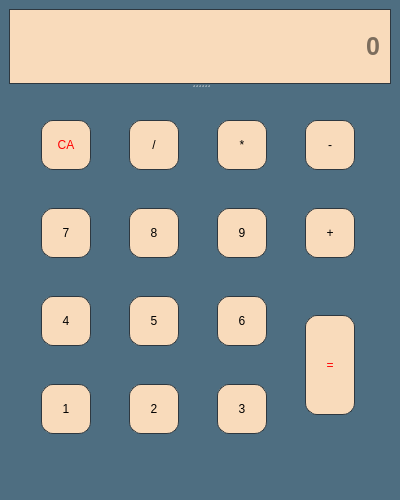
<?xml version="1.0" encoding="UTF-8"?>
<ui version="4.0">
 <class>MainWindow</class>
 <widget class="QMainWindow" name="MainWindow">
  <property name="geometry">
   <rect>
    <x>0</x>
    <y>0</y>
    <width>400</width>
    <height>500</height>
   </rect>
  </property>
  <property name="minimumSize">
   <size>
    <width>400</width>
    <height>500</height>
   </size>
  </property>
  <property name="maximumSize">
   <size>
    <width>400</width>
    <height>500</height>
   </size>
  </property>
  <property name="sizeIncrement">
   <size>
    <width>1</width>
    <height>1</height>
   </size>
  </property>
  <property name="font">
   <font>
    <family>Berlin Sans FB Demi</family>
    <weight>75</weight>
    <bold>true</bold>
   </font>
  </property>
  <property name="windowTitle">
   <string>MainWindow</string>
  </property>
  <property name="styleSheet">
   <string notr="true">background-color: #4E6E81;
</string>
  </property>
  <widget class="QWidget" name="centralwidget">
   <layout class="QVBoxLayout" name="verticalLayout">
    <item>
     <widget class="QSplitter" name="splitter">
      <property name="orientation">
       <enum>Qt::Vertical</enum>
      </property>
      <widget class="QLineEdit" name="lineEdit">
       <property name="minimumSize">
        <size>
         <width>0</width>
         <height>75</height>
        </size>
       </property>
       <property name="maximumSize">
        <size>
         <width>16777215</width>
         <height>75</height>
        </size>
       </property>
       <property name="mouseTracking">
        <bool>false</bool>
       </property>
       <property name="styleSheet">
        <string notr="true">border: 1px solid rgb(46, 56, 64);
background-color: #F9DBBB;
font-weight: 600;
font-size: 25px;
padding-right: 8px;</string>
       </property>
       <property name="cursorPosition">
        <number>0</number>
       </property>
       <property name="alignment">
        <set>Qt::AlignRight|Qt::AlignTrailing|Qt::AlignVCenter</set>
       </property>
       <property name="placeholderText">
        <string notr="true" comment="0" extracomment="0"> 0</string>
       </property>
      </widget>
      <widget class="QWidget" name="">
       <layout class="QGridLayout" name="gridLayout">
        <item row="0" column="2">
         <widget class="QPushButton" name="Button_mult">
          <property name="minimumSize">
           <size>
            <width>50</width>
            <height>50</height>
           </size>
          </property>
          <property name="maximumSize">
           <size>
            <width>50</width>
            <height>50</height>
           </size>
          </property>
          <property name="autoFillBackground">
           <bool>false</bool>
          </property>
          <property name="styleSheet">
           <string notr="true">border-radius: 12px;background-color: #F9DBBB;
border: 1px solid rgb(46, 56, 64);</string>
          </property>
          <property name="text">
           <string>*</string>
          </property>
         </widget>
        </item>
        <item row="0" column="3">
         <widget class="QPushButton" name="Button_minus">
          <property name="minimumSize">
           <size>
            <width>50</width>
            <height>50</height>
           </size>
          </property>
          <property name="maximumSize">
           <size>
            <width>50</width>
            <height>50</height>
           </size>
          </property>
          <property name="autoFillBackground">
           <bool>false</bool>
          </property>
          <property name="styleSheet">
           <string notr="true">border-radius: 12px;background-color: #F9DBBB;
border: 1px solid rgb(46, 56, 64);</string>
          </property>
          <property name="text">
           <string>-</string>
          </property>
         </widget>
        </item>
        <item row="1" column="2">
         <widget class="QPushButton" name="Button_9">
          <property name="minimumSize">
           <size>
            <width>50</width>
            <height>50</height>
           </size>
          </property>
          <property name="maximumSize">
           <size>
            <width>50</width>
            <height>50</height>
           </size>
          </property>
          <property name="autoFillBackground">
           <bool>false</bool>
          </property>
          <property name="styleSheet">
           <string notr="true">border-radius: 12px;background-color: #F9DBBB;
border: 1px solid rgb(46, 56, 64);</string>
          </property>
          <property name="text">
           <string>9</string>
          </property>
         </widget>
        </item>
        <item row="1" column="0">
         <widget class="QPushButton" name="Button_7">
          <property name="minimumSize">
           <size>
            <width>50</width>
            <height>50</height>
           </size>
          </property>
          <property name="maximumSize">
           <size>
            <width>50</width>
            <height>50</height>
           </size>
          </property>
          <property name="autoFillBackground">
           <bool>false</bool>
          </property>
          <property name="styleSheet">
           <string notr="true">border-radius: 12px;background-color: #F9DBBB;
border: 1px solid rgb(46, 56, 64);</string>
          </property>
          <property name="text">
           <string>7</string>
          </property>
         </widget>
        </item>
        <item row="1" column="1">
         <widget class="QPushButton" name="Button_8">
          <property name="minimumSize">
           <size>
            <width>50</width>
            <height>50</height>
           </size>
          </property>
          <property name="maximumSize">
           <size>
            <width>5</width>
            <height>50</height>
           </size>
          </property>
          <property name="autoFillBackground">
           <bool>false</bool>
          </property>
          <property name="styleSheet">
           <string notr="true">border-radius: 12px;background-color: #F9DBBB;
border: 1px solid rgb(46, 56, 64);</string>
          </property>
          <property name="text">
           <string>8</string>
          </property>
         </widget>
        </item>
        <item row="3" column="1">
         <widget class="QPushButton" name="Button_2">
          <property name="minimumSize">
           <size>
            <width>50</width>
            <height>50</height>
           </size>
          </property>
          <property name="maximumSize">
           <size>
            <width>50</width>
            <height>50</height>
           </size>
          </property>
          <property name="autoFillBackground">
           <bool>false</bool>
          </property>
          <property name="styleSheet">
           <string notr="true">border-radius: 12px;background-color: #F9DBBB;
border: 1px solid rgb(46, 56, 64);</string>
          </property>
          <property name="text">
           <string>2</string>
          </property>
         </widget>
        </item>
        <item row="3" column="0">
         <widget class="QPushButton" name="Button_1">
          <property name="minimumSize">
           <size>
            <width>50</width>
            <height>50</height>
           </size>
          </property>
          <property name="maximumSize">
           <size>
            <width>50</width>
            <height>50</height>
           </size>
          </property>
          <property name="autoFillBackground">
           <bool>false</bool>
          </property>
          <property name="styleSheet">
           <string notr="true">border-radius: 12px;background-color: #F9DBBB;
border: 1px solid rgb(46, 56, 64);</string>
          </property>
          <property name="text">
           <string>1</string>
          </property>
         </widget>
        </item>
        <item row="0" column="0">
         <widget class="QPushButton" name="Button_clear">
          <property name="minimumSize">
           <size>
            <width>50</width>
            <height>50</height>
           </size>
          </property>
          <property name="maximumSize">
           <size>
            <width>50</width>
            <height>50</height>
           </size>
          </property>
          <property name="autoFillBackground">
           <bool>false</bool>
          </property>
          <property name="styleSheet">
           <string notr="true">border-radius: 12px;background-color: #F9DBBB;
border: 1px solid rgb(46, 56, 64);
color: rgb(255, 3, 3);</string>
          </property>
          <property name="text">
           <string>CA</string>
          </property>
         </widget>
        </item>
        <item row="0" column="1">
         <widget class="QPushButton" name="Button_decrise">
          <property name="minimumSize">
           <size>
            <width>50</width>
            <height>50</height>
           </size>
          </property>
          <property name="maximumSize">
           <size>
            <width>50</width>
            <height>50</height>
           </size>
          </property>
          <property name="autoFillBackground">
           <bool>false</bool>
          </property>
          <property name="styleSheet">
           <string notr="true">border-radius: 12px;background-color: #F9DBBB;
border: 1px solid rgb(46, 56, 64);</string>
          </property>
          <property name="text">
           <string>/</string>
          </property>
         </widget>
        </item>
        <item row="3" column="2">
         <widget class="QPushButton" name="Button_3">
          <property name="minimumSize">
           <size>
            <width>50</width>
            <height>50</height>
           </size>
          </property>
          <property name="maximumSize">
           <size>
            <width>50</width>
            <height>50</height>
           </size>
          </property>
          <property name="autoFillBackground">
           <bool>false</bool>
          </property>
          <property name="styleSheet">
           <string notr="true">border-radius: 12px;background-color: #F9DBBB;
border: 1px solid rgb(46, 56, 64);</string>
          </property>
          <property name="text">
           <string>3</string>
          </property>
         </widget>
        </item>
        <item row="1" column="3">
         <widget class="QPushButton" name="Button_plus">
          <property name="minimumSize">
           <size>
            <width>50</width>
            <height>50</height>
           </size>
          </property>
          <property name="maximumSize">
           <size>
            <width>50</width>
            <height>50</height>
           </size>
          </property>
          <property name="autoFillBackground">
           <bool>false</bool>
          </property>
          <property name="styleSheet">
           <string notr="true">border-radius: 12px;background-color: #F9DBBB;
border: 1px solid rgb(46, 56, 64);</string>
          </property>
          <property name="text">
           <string>+</string>
          </property>
         </widget>
        </item>
        <item row="2" column="0">
         <widget class="QPushButton" name="Button_4">
          <property name="minimumSize">
           <size>
            <width>50</width>
            <height>50</height>
           </size>
          </property>
          <property name="maximumSize">
           <size>
            <width>50</width>
            <height>50</height>
           </size>
          </property>
          <property name="autoFillBackground">
           <bool>false</bool>
          </property>
          <property name="styleSheet">
           <string notr="true">border-radius: 12px;background-color: #F9DBBB;
border: 1px solid rgb(46, 56, 64);</string>
          </property>
          <property name="text">
           <string>4</string>
          </property>
         </widget>
        </item>
        <item row="2" column="1">
         <widget class="QPushButton" name="Button_5">
          <property name="minimumSize">
           <size>
            <width>50</width>
            <height>50</height>
           </size>
          </property>
          <property name="maximumSize">
           <size>
            <width>50</width>
            <height>50</height>
           </size>
          </property>
          <property name="autoFillBackground">
           <bool>false</bool>
          </property>
          <property name="styleSheet">
           <string notr="true">border-radius: 12px;background-color: #F9DBBB;
border: 1px solid rgb(46, 56, 64);</string>
          </property>
          <property name="text">
           <string>5</string>
          </property>
         </widget>
        </item>
        <item row="2" column="2">
         <widget class="QPushButton" name="Button_6">
          <property name="minimumSize">
           <size>
            <width>50</width>
            <height>50</height>
           </size>
          </property>
          <property name="maximumSize">
           <size>
            <width>50</width>
            <height>50</height>
           </size>
          </property>
          <property name="autoFillBackground">
           <bool>false</bool>
          </property>
          <property name="styleSheet">
           <string notr="true">border-radius: 12px;background-color: #F9DBBB;
border: 1px solid rgb(46, 56, 64);</string>
          </property>
          <property name="text">
           <string>6</string>
          </property>
         </widget>
        </item>
        <item row="2" column="3" rowspan="2">
         <widget class="QPushButton" name="Button_equal">
          <property name="minimumSize">
           <size>
            <width>50</width>
            <height>75</height>
           </size>
          </property>
          <property name="maximumSize">
           <size>
            <width>50</width>
            <height>100</height>
           </size>
          </property>
          <property name="autoFillBackground">
           <bool>false</bool>
          </property>
          <property name="styleSheet">
           <string notr="true">border-radius: 12px;background-color: #F9DBBB;
border: 1px solid rgb(46, 56, 64);
color: rgb(255, 3, 3);</string>
          </property>
          <property name="text">
           <string>=</string>
          </property>
         </widget>
        </item>
       </layout>
      </widget>
     </widget>
    </item>
   </layout>
  </widget>
  <widget class="QMenuBar" name="menubar">
   <property name="geometry">
    <rect>
     <x>0</x>
     <y>0</y>
     <width>400</width>
     <height>24</height>
    </rect>
   </property>
  </widget>
  <widget class="QStatusBar" name="statusbar"/>
 </widget>
 <resources/>
 <connections/>
</ui>
